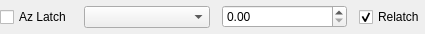
<ui version="4.0" >
 <class>AzimuthLatch</class>
 <widget class="QWidget" name="AzimuthLatch" >
  <property name="geometry" >
   <rect>
    <x>0</x>
    <y>0</y>
    <width>425</width>
    <height>34</height>
   </rect>
  </property>
  <property name="windowTitle" >
   <string>Form</string>
  </property>
  <layout class="QHBoxLayout" >
   <property name="spacing" >
    <number>12</number>
   </property>
   <property name="leftMargin" >
    <number>0</number>
   </property>
   <property name="topMargin" >
    <number>0</number>
   </property>
   <property name="rightMargin" >
    <number>0</number>
   </property>
   <property name="bottomMargin" >
    <number>0</number>
   </property>
   <item>
    <widget class="QCheckBox" name="enabled_" >
     <property name="sizePolicy" >
      <sizepolicy vsizetype="Fixed" hsizetype="Fixed" >
       <horstretch>0</horstretch>
       <verstretch>0</verstretch>
      </sizepolicy>
     </property>
     <property name="toolTip" >
      <string>Check to enable azimuth latch</string>
     </property>
     <property name="text" >
      <string>Az Latch</string>
     </property>
    </widget>
   </item>
   <item>
    <widget class="QComboBox" name="channel_" >
     <property name="toolTip" >
      <string>Choose input channel for latch data</string>
     </property>
     <property name="sizeAdjustPolicy" >
      <enum>QComboBox::AdjustToContents</enum>
     </property>
    </widget>
   </item>
   <item>
    <widget class="QDoubleSpinBox" name="azimuth_" >
          <property name="keyboardTracking" >
           <bool>false</bool>
          </property>
     <property name="toolTip" >
      <string>Enter azimuth value to freeze at</string>
     </property>
     <property name="maximum" >
      <double>359.990000000000009</double>
     </property>
     <property name="value" >
      <double>0.000000000000000</double>
     </property>
    </widget>
   </item>
   <item>
    <widget class="QCheckBox" name="relatch_" >
     <property name="sizePolicy" >
      <sizepolicy vsizetype="Fixed" hsizetype="Fixed" >
       <horstretch>0</horstretch>
       <verstretch>0</verstretch>
      </sizepolicy>
     </property>
     <property name="toolTip" >
      <string>Check to enable relatching at next azimuth value</string>
     </property>
     <property name="text" >
      <string>Relatch</string>
     </property>
     <property name="checked" >
      <bool>true</bool>
     </property>
    </widget>
   </item>
  </layout>
 </widget>
 <resources/>
 <connections/>
</ui>
